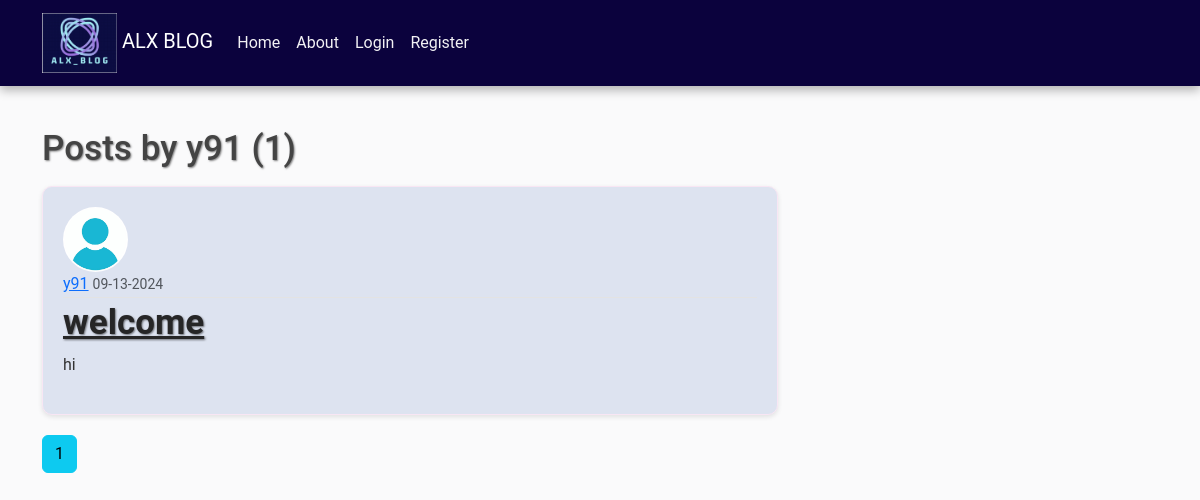
The page /user/y91 on the database as committed earlier.
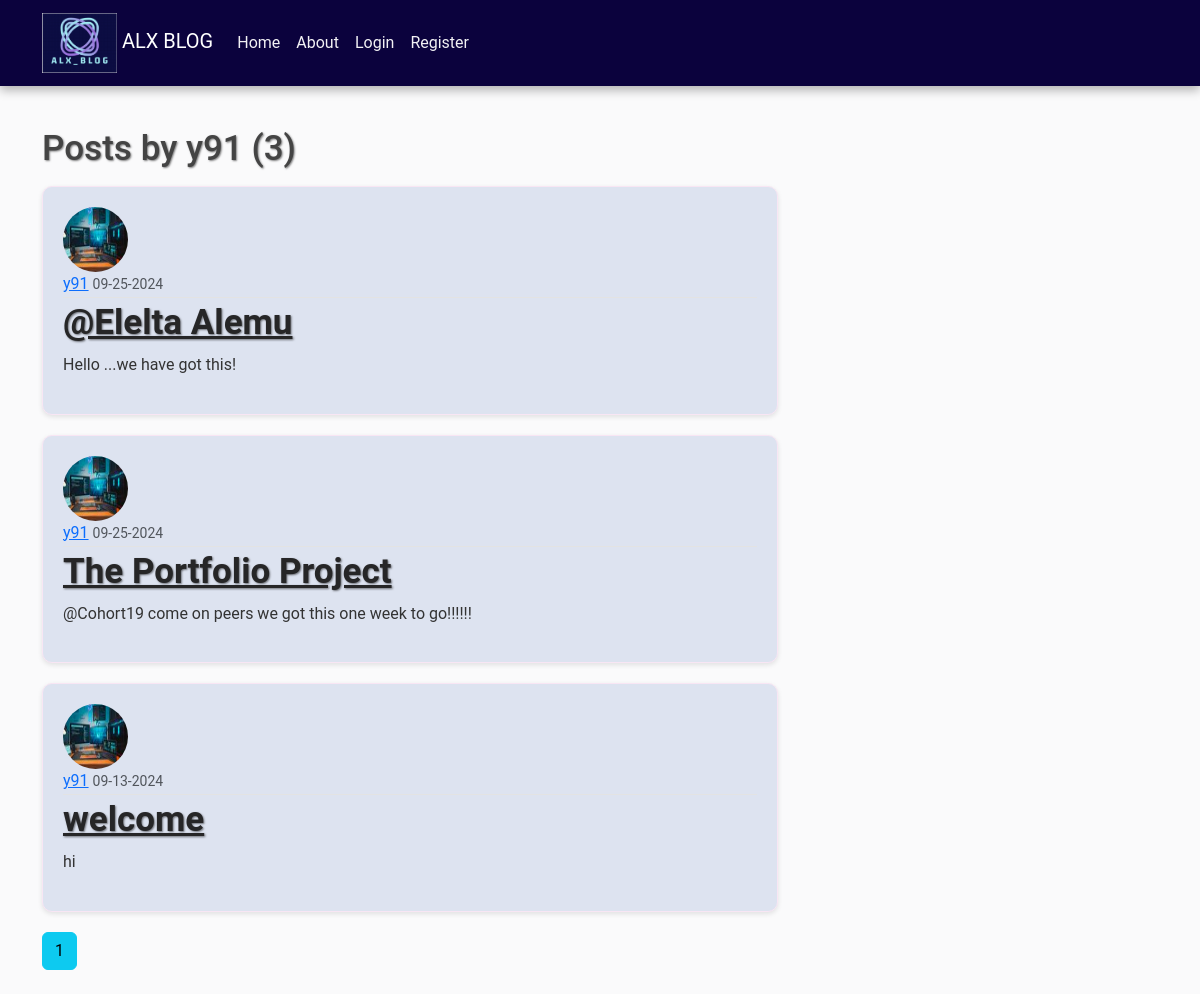
The same page on the database as committed later.
### alxblog/models.py (models this page shows, shortened)
class User(db.Model, UserMixin):
    id = db.Column(db.Integer, primary_key=True)
    username = db.Column(db.String(20), unique=True, nullable=False)
    email = db.Column(db.String(150), unique=True, nullable=False)
    image_file = db.Column(db.String(20), nullable=False, default='default.jpg')
    password = db.Column(db.String(60), nullable=False)
    posts = db.relationship('Post', backref='author', lazy=True)
    comments = db.relationship('Comment', back_populates='user', lazy=True)

class Post(db.Model):
    id = db.Column(db.Integer, primary_key=True)
    title = db.Column(db.String(150), nullable=False)
    date_posted = db.Column(db.DateTime, nullable=False, default=datetime.utcnow)
    content = db.Column(db.Text, nullable=False)
    user_id = db.Column(db.Integer, db.ForeignKey('user.id'), nullable=False)
    comments = db.relationship('Comment', backref='post', lazy=True)

### alxblog/routes.py (the view)
@app.route("/user/<string:username>")
def user_posts(username):
    page = request.args.get('page', 1, type=int)
    user = User.query.filter_by(username=username).first_or_404()
    posts = Post.query.filter_by(author=user)\
        .order_by(Post.date_posted.desc())\
        .paginate(page=page, per_page=5)
    return render_template('user_posts.html', posts=posts, user=user)

### alxblog/templates/user_posts.html
{% extends "layout.html" %}
{% block content %}
<h1 class="mb-3">Posts by {{ user.username }} ({{ posts.total }})</h1>
{% for post in posts.items %}
 <article class="media content-section">
    <img class="rounded-circle article-img" src="{{ url_for('static', filename='profile_pics/' + post.author.image_file) }}">
    <div class="media-body">
      <div class="article-metadata">
        <a class="mr-2" href="{{ url_for('user_posts', username=post.author.username) }}">{{ post.author.username }}</a>
        <small class="text-muted">{{ post.date_posted.strftime('%m-%d-%Y') }}</small>
      </div>
      <h2><a class="article-title" href="{{ url_for('post', post_id=post.id) }}">{{ post.title }}</a></h2>
      <p class="article-content">{{ post.content }}</p>
    </div>
  </article>
{% endfor %}
{% for page_num in posts.iter_pages(left_edge=1, right_edge=1, left_current=1, right_current=2) %}
{% if page_num %}
{% if posts.page == page_num%}
<a class="btn btn-info mb-4" href="{{ url_for('user_posts', username=user.username, page=page_num) }}">{{ page_num }}</a>
{% else %}
<a class="btn btn-outline-info mb-4" href="{{ url_for('user_posts', username=user.username, page=page_num) }}">{{ page_num }}</a>
{% endif %}
{% else %}
...
{% endif %}
{% endfor %}
{% endblock content %}

### alxblog/templates/layout.html (shortened to what this page needs)
<!DOCTYPE html>
<html>
<head>
    <link href="https://cdn.jsdelivr.net/npm/bootstrap@5.3.3/dist/css/bootstrap.min.css" rel="stylesheet">
    <link rel="stylesheet" type="text/css" href="{{ url_for('static', filename='main.css') }}">
</head>
<body>
    <header class="site-header">
        <nav class="navbar navbar-expand-md navbar-dark bg-steel fixed-top">
          <div class="container">
            <a class="navbar-brand mr-4" href="/"> <img src="{{ url_for('static', filename='profile_pics/logo2.png') }}" alt="Alx Blog Logo" style="height: 60px;"> ALX BLOG</a>
            <div class="collapse navbar-collapse" id="navbarToggle">
              <div class="navbar-nav mr-auto">
                <a class="nav-item nav-link" href="{{ url_for('home') }}">Home</a>
                <a class="nav-item nav-link" href="{{ url_for('about') }}">About</a>
              </div>
              <div class="navbar-nav">
                {% if current_user.is_authenticated %}
                <a class="nav-item nav-link" href="{{ url_for('new_post') }}">New Post</a>
                <a class="nav-item nav-link" href="{{ url_for('account') }}">Account</a>
                <a class="nav-item nav-link" href="{{ url_for('logout') }}">Logout</a>
                {% else %}
                <a class="nav-item nav-link" href="{{ url_for('login') }}">Login</a>
                <a class="nav-item nav-link" href="{{ url_for('register') }}">Register</a>
                {% endif %}
              </div>
            </div>
          </div>
        </nav>
      </header>
      <br>
      <br>
      <main role="main" class="container">
        <div class="row">
          <div class="col-md-8">
            {% block content %}{% endblock %}
          </div>
        </div>
      </main>
</body>
</html>

### alxblog/static/main.css (style rules this page uses)
body { background: #fafafb; font-family: "Roboto", sans-serif; font-size: medium; color: #333333; margin-top: 5rem; transition: background 0.5s ease; }
h1, h2, h3, h4, h5, h6 { font-size: 35px; color: #444444; text-shadow: 1px 1px 2px rgba(0, 0, 0, 0.5); }
.bg-steel { background-color: #0b023d; box-shadow: 0 4px 10px rgba(0, 0, 0, 0.3); }
.site-header .navbar-nav .nav-link { color: hsl(260, 11%, 95%); transition: color 0.3s ease; }
.content-section { background: #dde3f0; padding: 20px; border: 1px solid #f8e6f4; border-radius: 10px; margin-bottom: 20px; box-shadow: 0 2px 5px rgba(0, 0, 0, 0.1); transition: transform 0.3s ease; }
.article-title { color: #262627; font-weight: bold; }
.article-content { white-space: pre-line; line-height: 1.6; }
.article-img { height: 65px; width: 65px; margin-right: 16px; border-radius: 50%; }
.article-metadata { padding-bottom: 1px; margin-bottom: 4px; border-bottom: 1px solid #e3e3e3; }

Rows that differ between the two databases and show on the page:
added Post: image_file (picture), author.username "y91", date_posted "09-25-2024", title "@Elelta Alemu", content "Hello ...we have got this!"
added Post: image_file (picture), author.username "y91", date_posted "09-25-2024", title "The Portfolio Project", content "@Cohort19 come on peers we got this one week to go!!!!!!"
changed through a linked row, Post "welcome": image_file: picture added in place of a placeholder
Other text that changed with them:
{{ posts.total }}: "1" → "3"
